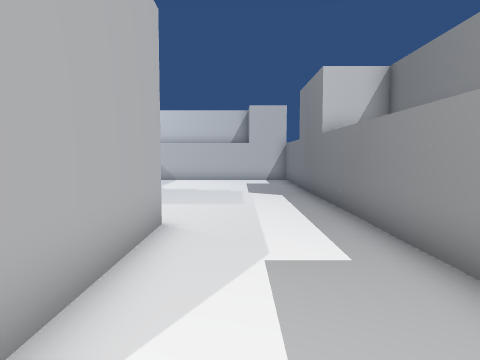
[1] (above)

24 first-person views from a walk through a 3-D level made in the Unity game engine. The camera is 1.3 m above the floor, tilts 4° down and sees 70° across. The floor is counted in squares, 1 m on a side. Each view is taken from the middle of a square. On the plan, view 1 faces up. The plan holds only what a view shows up to about 15 squares ahead; the rest is blank. The place goes on beyond the plan. Some surface patterns are stand-ins.

[2]
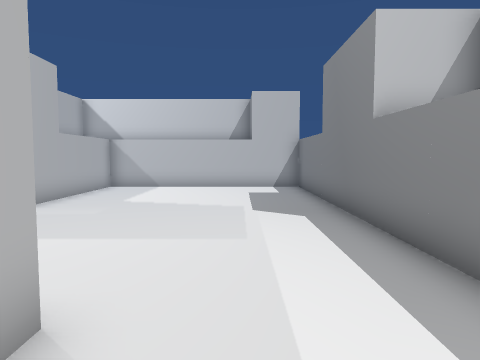

[3]
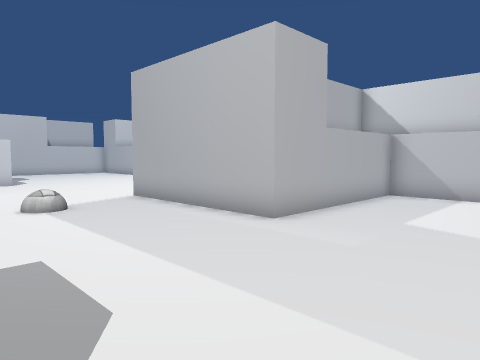

[4]
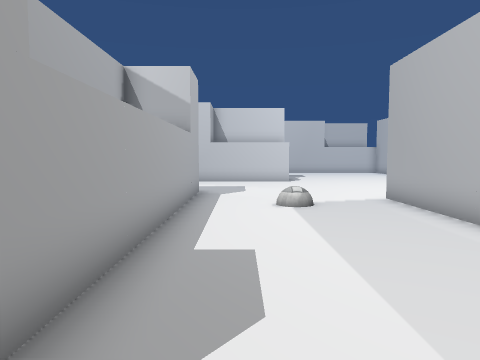

[5]
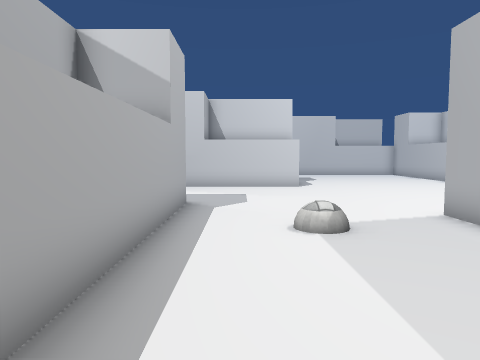

[6]
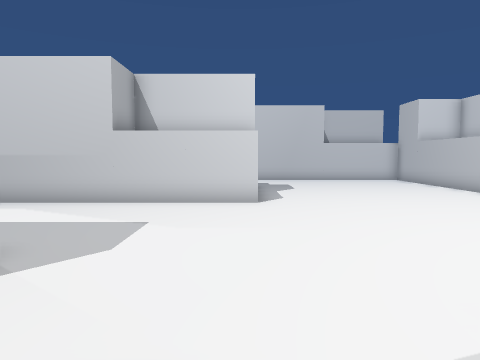

[7]
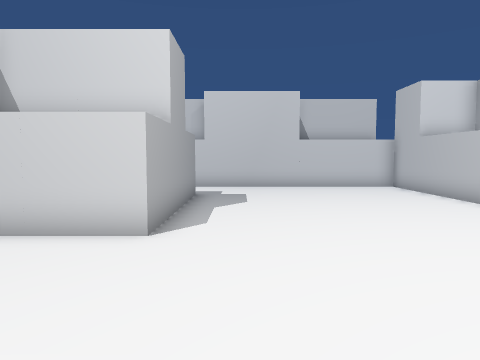

[8]
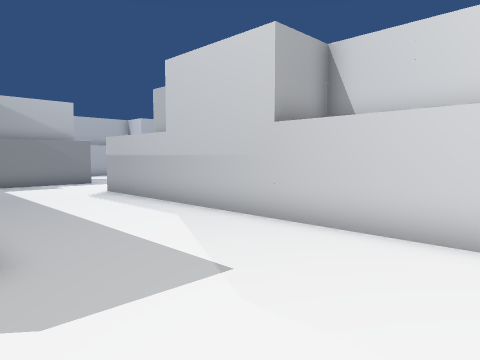

[9]
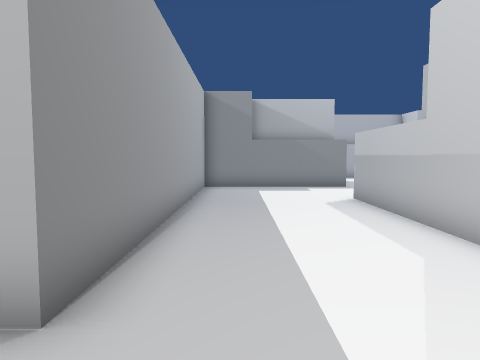

[10]
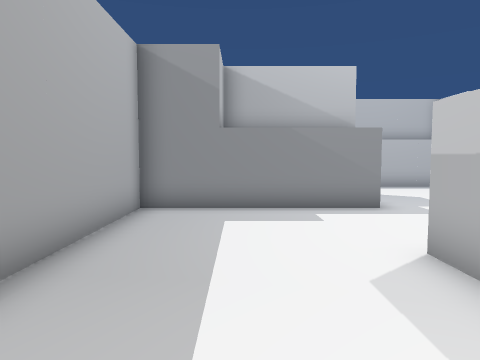

[11]
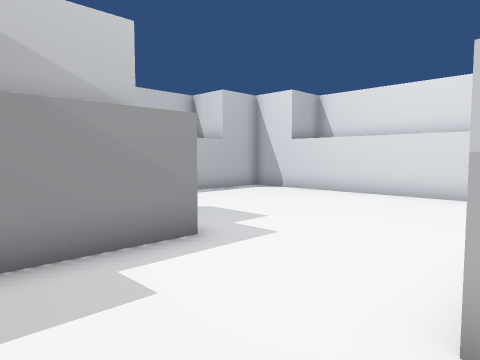

[12]
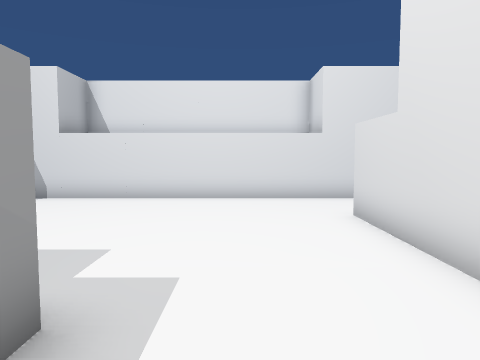

[13]
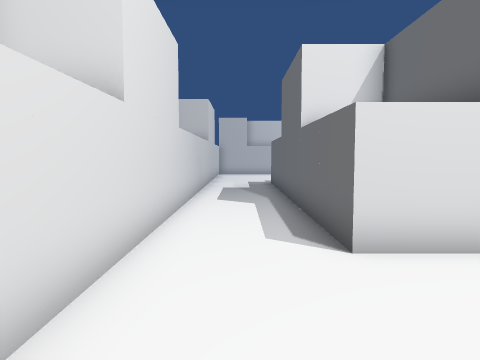

[14]
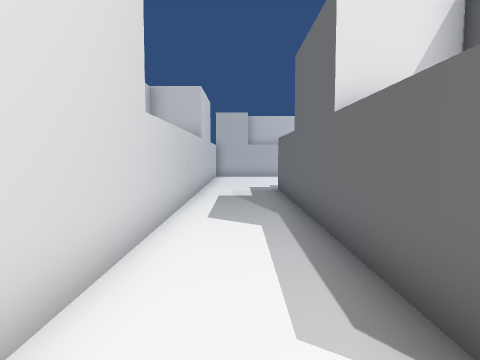

[15]
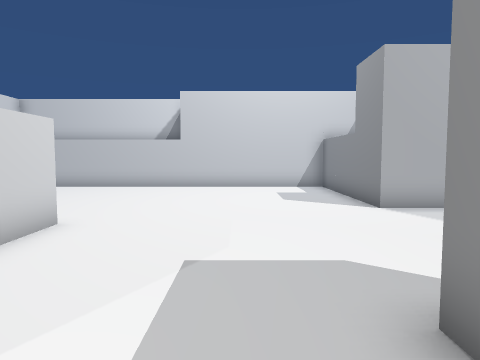

[16]
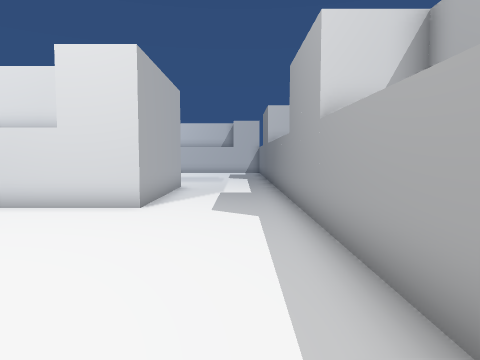

[17]
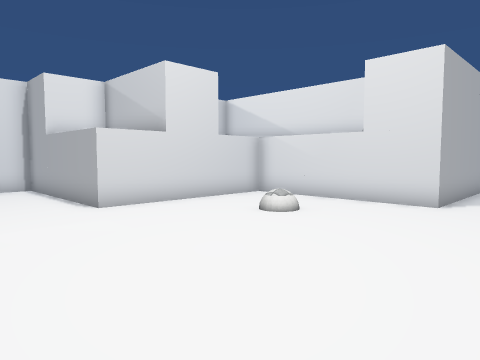

[18]
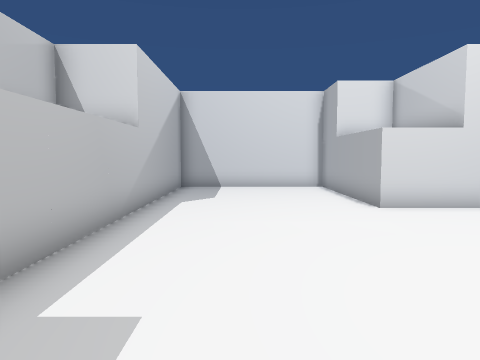

[19]
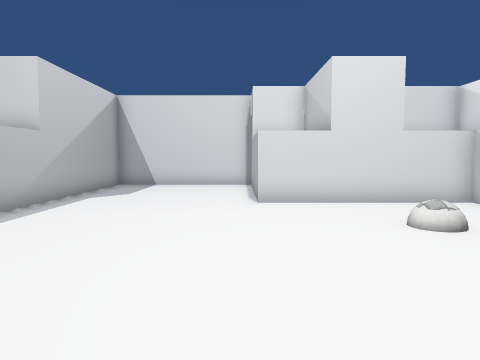

[20]
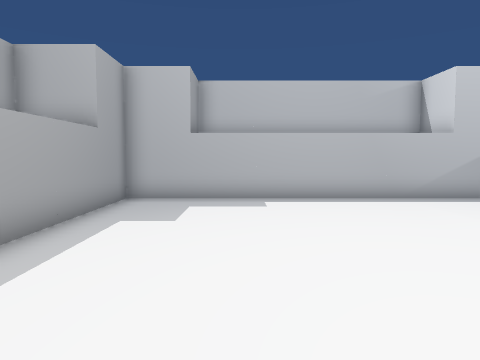

[21]
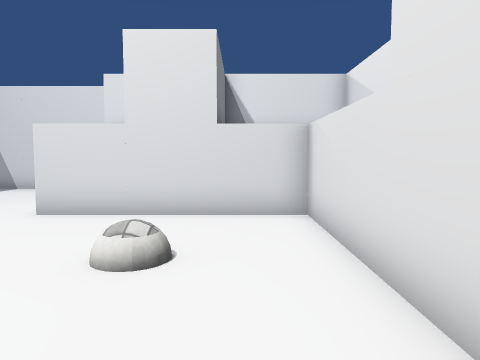

[22]
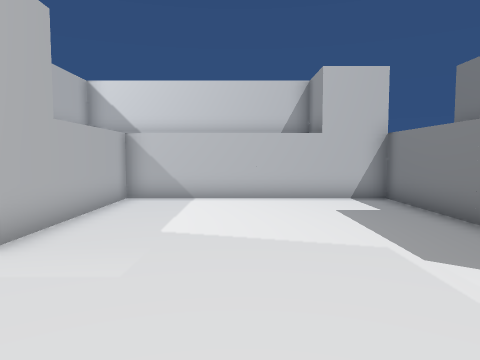

[23]
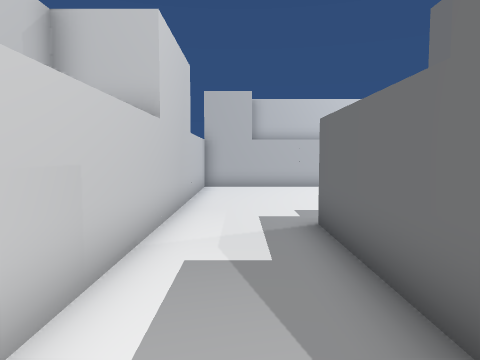

[24]
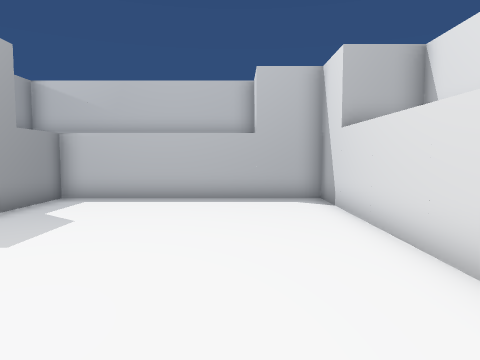

### Floor plan
Key: @ floor where view 1 was taken; . main floor; : floor 0.25 m higher than the main floor; O other object.
Columns run from 30 left of view 1 to 5 right of it. Each row starts with its distance up from view 1.
 21                         OO O
 20      O                 OOOOOOOOO
 19    OOOOOOOOOOOOOOOOOO  OOOOOOOOOO
 18   O................OO  O ........O O
 17   O................O    O........O O
 16   O................O    O........O
 15   O................O    O........O
 14   O................O    O........O
 13   O................OOOOOO........O
 12   O..............................O
 11   O..............................O
 10  OO...OOOOOO.....................OOO
  9  OO...O  OOO.....................OO
  8   O...O  OOO.....................O O
  7   O...O  OOO.....................O O
  6   O...O    O.....OOOOOOOOOOOO....O
  5   O...O    O.....O OOO O    O....O
  4   O...O    O.....O   OO     O....O
  3   O...O    O.....OO OO OO   O....O
  2   O...OOO  O.....O O    OO  O....O
  1   O...OO   O.....O O   OOOOOO....O
  0   O...O O  O.....O O  O.......@..O
 -1  OO...OOOO O.....O OOOO..........O
 -2  OO..............O    O...:......OOO
 -3  OO..............OO OOO..........OO
 -4 OOO..............O O  O..........O
 -5 OOO..............OOOOOO..........O
 -6  OO........OOOOOOO...............O
 -7 OOO........OOOO O................O
 -8 OOO........O    O................O
 -9 OOO........O    O................OO
-10   O........O    O................O
-11   O........O    O................O
-12   OOOOOOOOOO    OOOOOOOOOOOOOOOOOO
-13     OOOOOOOOO         OOOOOOOOO
-14         O                OO

Positions as (right, up) in squares from view 1, and headings:
1: (0, 0), facing up
2: (0, 4), facing up
3: (-1, 7), facing up-left
4: (-1, 8), facing left
5: (-4, 8), facing left
6: (-9, 10), facing left
7: (-13, 12), facing left
8: (-13, 11), facing down-left
9: (-15, 9), facing down
10: (-16, 3), facing down
11: (-16, -1), facing down-left
12: (-17, -4), facing left
13: (-26, -6), facing up
14: (-26, -3), facing up
15: (-15, 4), facing up
16: (1, -8), facing up
17: (1, -9), facing up-left
18: (1, -9), facing left
19: (2, -6), facing left
20: (-1, -1), facing down
21: (0, -1), facing left
22: (-2, 8), facing up
23: (-26, 4), facing up
24: (-25, -1), facing down
